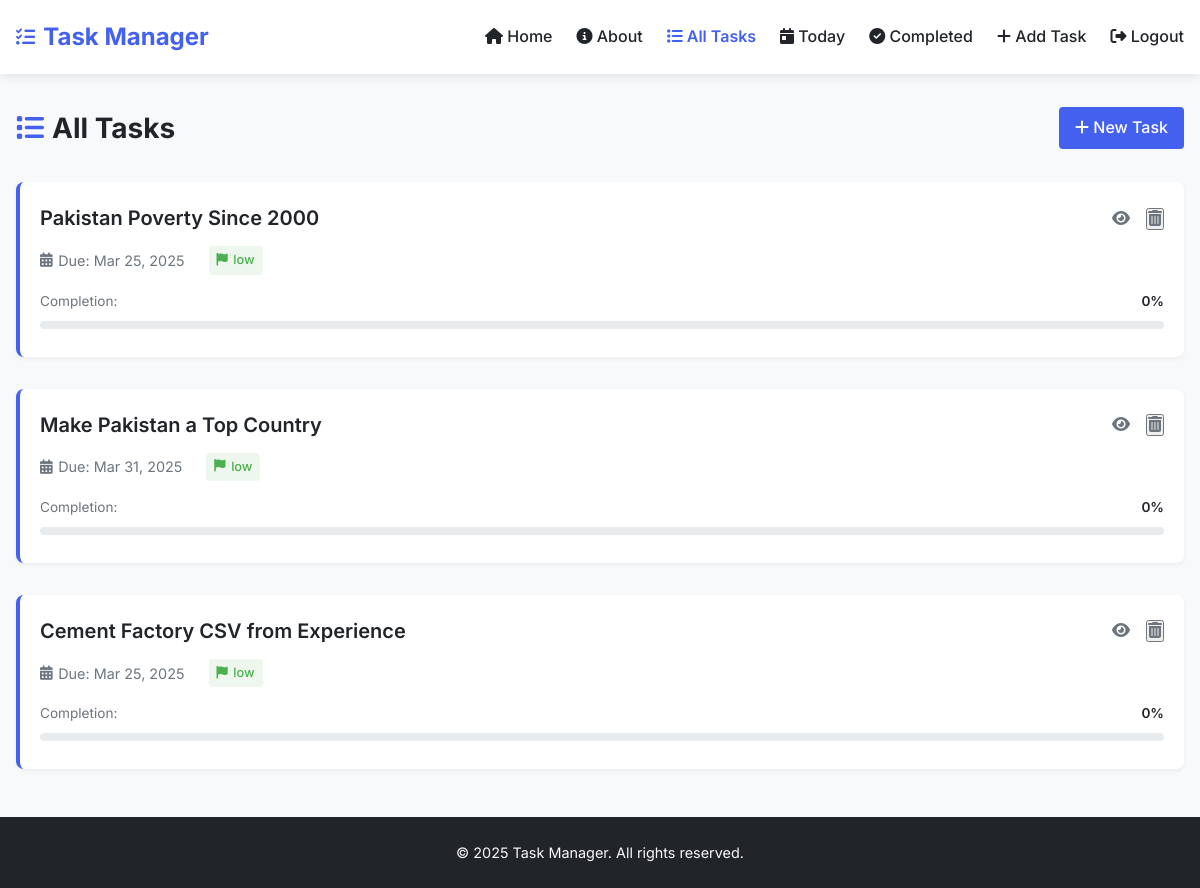
Page /all_tasks/ (signed in) on the earlier database version.
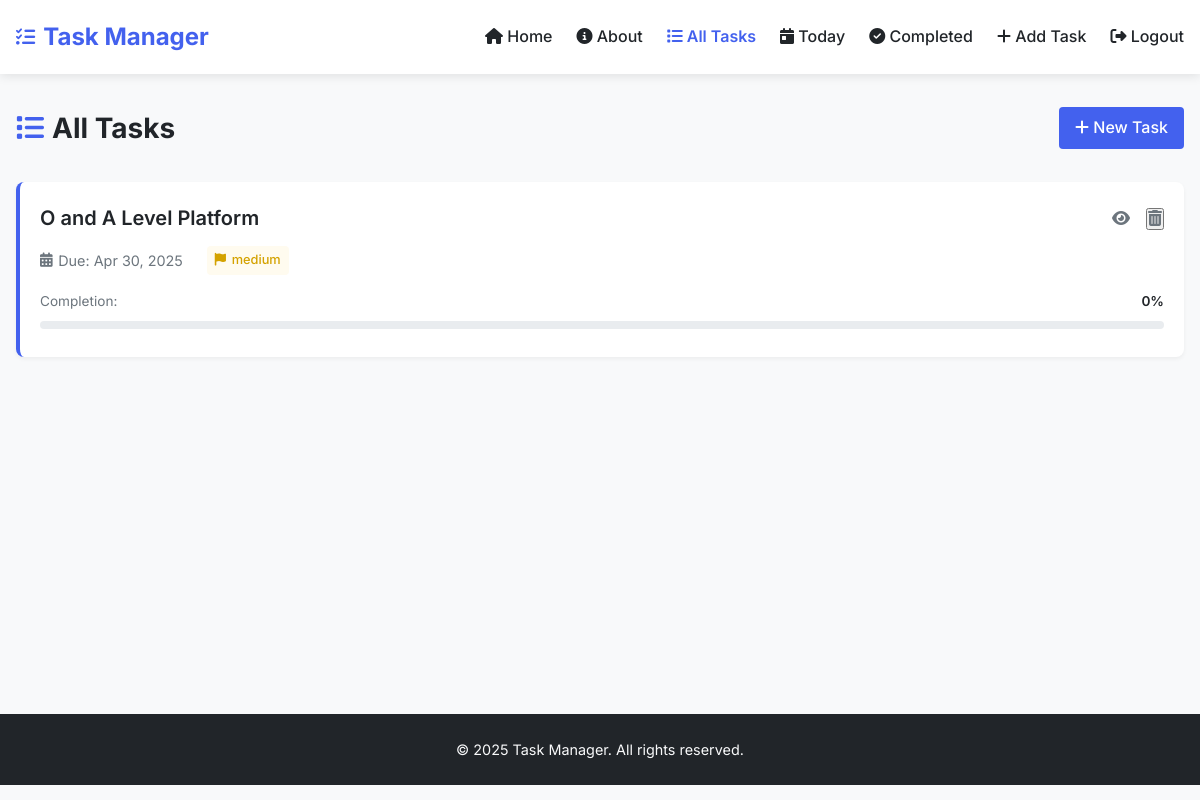
Same page on the later database version.
### task_manager/models.py (models this page shows, shortened)
class Task(models.Model):
    user = models.ForeignKey(settings.AUTH_USER_MODEL, on_delete=models.CASCADE)
    description = models.TextField()
    title = models.CharField(max_length=200, blank=True, null=True)  # Add title field
    start_date = models.DateField()
    due_date = models.DateField()
    priority = models.CharField(max_length=10, choices=[
        ('High', 'High'),
        ('Medium', 'Medium'),
        ('Low', 'Low'),
    ])
    completed = models.BooleanField(default=False)

### task_manager/views.py (the view)
# urls.py: path("all_tasks/", views.all_tasks, name="all_tasks"),
@login_required
def all_tasks(request):
    tasks = Task.objects.filter(user=request.user)
    for task in tasks:
        task.subtasks = Subtask.objects.filter(task=task)
        total_subtasks = task.subtasks.count()
        completed_subtasks = task.subtasks.filter(completed=True).count()
        if total_subtasks > 0:
            task.completion_percentage = (completed_subtasks / total_subtasks) * 100
        else:
            task.completion_percentage = 0
    return render(request, 'all_tasks.html', {'tasks': tasks})

### task_manager/templates/all_tasks.html (shortened to what this page needs)
{% extends 'base.html' %}
{% block content %}
<div class="page-header">
    <div class="page-header-content">
        <h2 class="page-title">
            <i class="fas fa-list"></i> All Tasks
        </h2>
        <div class="page-actions">
            <a href="{% url 'add_task' %}" class="btn btn-primary">
                <i class="fas fa-plus"></i> New Task
            </a>
        </div>
    </div>
</div>
{% if tasks %}
    <div class="task-list">
        {% for task in tasks %}
            <div class="task-item {% if task.completion_percentage == 100 %}completed{% endif %}">
                <div class="task-header">
                    <h3 class="task-title">
                        <a href="{% url 'task_detail' task.id %}">{{ task.title }}</a>
                    </h3>
                    <div class="task-actions">
                        <a href="{% url 'task_detail' task.id %}" class="task-action" title="View Details">
                            <i class="fas fa-eye"></i>
                        </a>
                        <form id="delete-form-{{ task.id }}" action="{% url 'delete_task' task.id %}" method="POST" style="display: inline;">
                            <button type="button" class="task-action delete" title="Delete Task" onclick="confirmDelete('{{ task.id }}');">
                                <i class="fas fa-trash-alt"></i>
                            </button>
                        </form>
                    </div>
                </div>
                <div class="task-meta">
                    <span><i class="fas fa-calendar-alt"></i> Due: {{ task.due_date|date:"M d, Y" }}</span>
                    <span class="priority priority-{{ task.priority|lower }}">
                        <i class="fas fa-flag"></i> {{ task.priority }}
                    </span>
                </div>
                <div class="task-progress">
                    <div class="progress-info">
                        <span class="progress-label">Completion:</span>
                        <span class="progress-percentage">{{ task.completion_percentage|floatformat:0 }}%</span>
                    </div>
                    <div class="progress-bar-container">
                    </div>
                </div>
            </div>
        {% endfor %}
    </div>
{% endif %}
{% endblock %}

### task_manager/templates/base.html (shortened to what this page needs)
<!DOCTYPE html>
<html lang="en">
<head>
    <link rel="stylesheet" href="https://cdnjs.cloudflare.com/ajax/libs/font-awesome/6.3.0/css/all.min.css">
</head>
<body>
    <header class="header">
        <div class="container header-content">
            <a href="{% url 'home' %}" class="logo">
                <i class="fas fa-tasks"></i>
                <span>Task Manager</span>
            </a>
            <nav class="main-nav">
                <a href="{% url 'home' %}" class="nav-link">
                    <i class="fas fa-home"></i> Home
                </a>
                <a href="{% url 'about' %}" class="nav-link">
                    <i class="fas fa-info-circle"></i> About
                </a>
                {% if user.is_authenticated %}
                <a href="{% url 'all_tasks' %}" class="nav-link">
                    <i class="fas fa-list"></i> All Tasks
                </a>
                <a href="{% url 'today_tasks' %}" class="nav-link">
                    <i class="fas fa-calendar-day"></i> Today
                </a>
                <a href="{% url 'completed_tasks' %}" class="nav-link">
                    <i class="fas fa-check-circle"></i> Completed
                </a>
                <a href="{% url 'add_task' %}" class="nav-link">
                    <i class="fas fa-plus"></i> Add Task
                </a>
                <a href="{% url 'account_logout' %}?next=/" class="nav-link" onclick="event.preventDefault(); document.getElementById('logout-form').submit();">
                    <i class="fas fa-sign-out-alt"></i> Logout
                </a>
                {% else %}
                <a href="{% url 'login' %}" class="nav-link">
                    <i class="fas fa-sign-in-alt"></i> Sign In/Sign Up
                </a>
                {% endif %}
            </nav>
        </div>
    </header>
    <main class="main-content">
        <div class="container">
            {% block content %}{% endblock %}
        </div>
    </main>
    <footer class="footer">
        <div class="container">
            <p>&copy; {% now "Y" %} Task Manager. All rights reserved.</p>
        </div>
    </footer>
</body>
</html>

### task_manager/templates/base.html (style rules this page uses)
:root { --primary: #4361ee; --primary-light: #4895ef; --success: #4CAF50; --success-light: #a7e9af; --danger: #ef476f; --warning: #ffd166; --dark: #212529; --gray: #6c757d; --light: #f8f9fa; --white: #ffffff; }
* { margin: 0; padding: 0; box-sizing: border-box; }
body { font-family: 'Inter', sans-serif; line-height: 1.6; color: var(--dark); background-color: var(--light); padding: 0; margin: 0; }
.container { width: 100%; max-width: 1200px; margin: 0 auto; padding: 0 1rem; }
.header { background-color: var(--white); box-shadow: 0 2px 10px rgba(0, 0, 0, 0.1); padding: 1rem 0; position: sticky; top: 0; z-index: 100; }
.header-content { display: flex; justify-content: space-between; align-items: center; }
.logo { font-size: 1.5rem; font-weight: 700; color: var(--primary); text-decoration: none; display: flex; align-items: center; gap: 0.5rem; }
.logo i { font-size: 1.2rem; }
.main-nav { display: flex; gap: 1.5rem; }
.nav-link { color: var(--dark); text-decoration: none; font-weight: 500; padding: 0.5rem 0; position: relative; transition: color 0.3s; }
.nav-link::after { content: ''; position: absolute; bottom: 0; left: 0; width: 0; height: 2px; background-color: var(--primary); transition: width 0.3s; }
.main-content { padding: 2rem 0; min-height: calc(100vh - 160px); }
.footer { background-color: var(--dark); color: var(--light); padding: 1.5rem 0; text-align: center; font-size: 0.9rem; }
.btn { display: inline-block; padding: 0.5rem 1rem; border-radius: 4px; font-weight: 500; text-decoration: none; cursor: pointer; transition: all 0.3s; border: none; }
.btn-primary { background-color: var(--primary); color: var(--white); }
.progress-bar-container { width: 100%; background-color: #e9ecef; border-radius: 5px; margin: 8px 0; }
.task-item { padding: 1rem; border-radius: 6px; background-color: var(--white); margin-bottom: 1rem; border-left: 4px solid var(--primary); box-shadow: 0 2px 5px rgba(0, 0, 0, 0.05); transition: transform 0.2s, box-shadow 0.2s; }
.task-header { display: flex; justify-content: space-between; align-items: center; margin-bottom: 0.5rem; }
.task-title { font-weight: 600; font-size: 1.1rem; }
.task-actions { display: flex; gap: 0.5rem; }
.task-action { color: var(--gray); cursor: pointer; transition: color 0.2s; }
.task-meta { display: flex; gap: 1rem; font-size: 0.875rem; color: var(--gray); }
.task-meta span { display: flex; align-items: center; gap: 0.25rem; }

### task_manager/templates/all_tasks.html (style rules this page uses)
.page-header { margin-bottom: 2rem; }
.page-header-content { display: flex; justify-content: space-between; align-items: center; }
.page-title { font-size: 1.75rem; margin: 0; color: var(--dark); display: flex; align-items: center; gap: 0.5rem; }
.page-title i { color: var(--primary); }
.task-list { display: flex; flex-direction: column; gap: 1rem; }
.task-item { background-color: var(--white); border-radius: 8px; padding: 1.25rem; box-shadow: 0 2px 4px rgba(0, 0, 0, 0.05); border-left: 4px solid var(--primary); transition: transform 0.2s, box-shadow 0.2s; }
.task-header { display: flex; justify-content: space-between; align-items: center; margin-bottom: 0.75rem; }
.task-title { font-size: 1.25rem; margin: 0; font-weight: 600; }
.task-title a { color: var(--dark); text-decoration: none; transition: color 0.2s; }
.task-actions { display: flex; gap: 1rem; }
.task-action { color: var(--gray); font-size: 1rem; transition: all 0.2s; }
.task-meta { display: flex; gap: 1.5rem; margin-bottom: 1rem; color: var(--gray); font-size: 0.9rem; }
.task-meta span { display: flex; align-items: center; gap: 0.35rem; }
.priority { padding: 0.25rem 0.5rem; border-radius: 4px; font-weight: 500; font-size: 0.8rem; }
.priority-medium { background-color: rgba(255, 209, 102, 0.1); color: #d4a200; }
.task-progress { margin-top: 0.5rem; }
.progress-info { display: flex; justify-content: space-between; margin-bottom: 0.35rem; font-size: 0.85rem; }
.progress-label { color: var(--gray); }
.progress-percentage { font-weight: 600; color: var(--dark); }
.progress-bar-container { width: 100%; height: 8px; background-color: #e9ecef; border-radius: 4px; overflow: hidden; }

Differences in the rows shown:
removed Task: title "Pakistan Poverty Since 2000", due_date "Mar 25, 2025", priority "low", completion_percentage "0"
removed Task: title "Make Pakistan a Top Country", due_date "Mar 31, 2025", priority "low", completion_percentage "0"
removed Task: title "Cement Factory CSV from Experience", due_date "Mar 25, 2025", priority "low", completion_percentage "0"
added Task: title "O and A Level Platform", due_date "Apr 30, 2025", priority "medium", completion_percentage "0"
